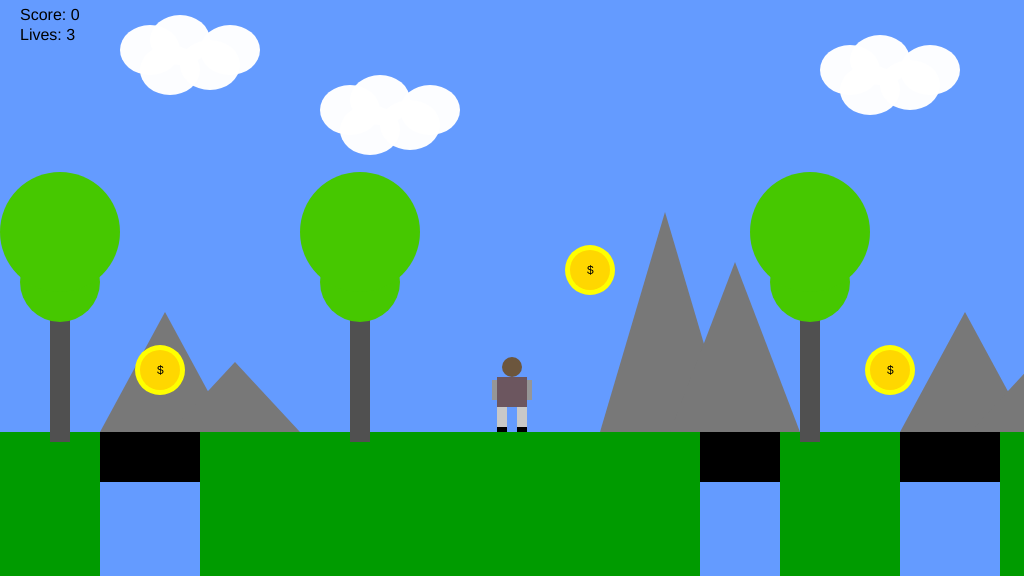
Frame 1 (no input)
Frame 60 (no input): identical to frame 1, image omitted
Frame 120 (the mouse pressed at the canvas centre since frame 60): identical to frame 1, image omitted

The p5.js sketch that drew this single still picture (run headless with seeded random() and noise() and a simulated clock; from frame 60 on, the mouse is pressed at the canvas centre):

// p5.js sketch
// ── sketch.js
/*

The Game Project 5 - Bring it all together

*/

var gameChar_x;
var gameChar_y;
var floorPos_y;
var scrollPos;
var gameChar_world_x;

var isLeft;
var isRight;
var isFalling;
var isPlummeting;

var clouds;
var mountains;
var trees_x;
var canyons;
var collectables;

var game_score;
var flagpole;
var lives;

function setup()
{
	createCanvas(1024, 576);
	floorPos_y = height * 3/4;

	lives = 3;

	startGame()
}


function startGame()
{
	gameChar_x = width/2;
	gameChar_y = floorPos_y;

	// Variable to control the background scrolling.
	scrollPos = 0;

	// Variable to store the real position of the gameChar in the game
	// world. Needed for collision detection.
	gameChar_world_x = gameChar_x - scrollPos;

	// Boolean variables to control the movement of the game character.
	isLeft = false;
	isRight = false;
	isFalling = false;
	isPlummeting = false;

	// Initialise arrays of scenery objects.
	trees_x = [50, 350, 800, 1300, 1850];
	clouds = [
		{x_pos: 150, y_pos: 50, size: 50},
		{x_pos: 350, y_pos: 110, size: 50},
		{x_pos: 850, y_pos: 70, size: 50},
		{x_pos: 1150, y_pos: 110, size: 50},
		{x_pos: 1550, y_pos: 70, size: 50}
	];
	mountains = [
		{x: 100, y: floorPos_y, height: 120, width: 130},
		{x: 600, y: floorPos_y, height: 220, width: 130},
		{x: 900, y: floorPos_y, height: 120, width: 130},
		{x: 1500, y: floorPos_y, height: 220, width: 130}
	];
	canyons = [
		{x_pos: 100, width: 100},
		{x_pos: 700, width: 80},
		{x_pos: 900, width: 100},
		{x_pos: 1200, width: 80},
		{x_pos: 1500, width: 100},
	];
	collectables = [
		{x_pos: 160, y_pos: 370, size: 50, isFound: false},
		{x_pos: 590, y_pos: 270, size: 50, isFound: false},
		{x_pos: 890, y_pos: 370, size: 50, isFound: false},
	];

	game_score = 0;

	flagpole = {isReached: false, x_pos: 1680};
}

function draw()
{
	background(100, 155, 255); // fill the sky blue

	noStroke();
	fill(0,155,0);
	rect(0, floorPos_y, width, height/4); // draw some green ground

	push();
	translate(scrollPos,0);
	drawClouds(); // Draw clouds.
	drawMountains(); // Draw mountains.
	drawTrees(); // Draw trees.

	// Draw canyons.
	for (var i = 0; i < canyons.length; i++)
	{
		drawCanyon(canyons[i]);
		checkCanyon(canyons[i]);
	};

	// Draw collectable items.
	for (var i = 0; i < collectables.length; i++)
	{
		if(collectables[i].isFound == false)
		{
			drawCollectable(collectables[i]);
			checkCollectable(collectables[i]);
		}
	};

	renderFlagpole(); //flagpole

	pop();

	drawGameChar(); // Draw game character.

	//score and lives details
	fill(0);
	noStroke();
	textSize(16);
	text("Score: "+ game_score, 20,20);
	text("Lives: "+ lives, 20,40);

	if(lives < 1)
	{
		fill(0);
		noStroke();
		textSize(30);
		text("Game over. Press space to continue.",width/2-textWidth("Game over. Press space to continue.")/2,height/2);
	}

	if(flagpole.isReached)
	{
		fill(0);
		noStroke();
		textSize(30);
		text("Level complete. Press space to continue.",width/2-textWidth("Level complete. Press space to continue.")/2,height/2);
	}

	// Logic to make the game character move or the background scroll.
	if(isLeft)
	{
		if(gameChar_x > width * 0.2)
		{
			gameChar_x -= 5;
		}
		else
		{
			scrollPos += 5;
		}
	}

	if(isRight)
	{
		if(gameChar_x < width * 0.8)
		{
			gameChar_x  += 5;
		}
		else
		{
			scrollPos -= 5; // negative for moving against the background
		}
	}

	// Logic to make the game character rise and fall.
	//for jumping and falling
	if(floorPos_y > gameChar_y)
	{
		gameChar_y +=2;
		isFalling = true; 
	}
	else
	{
		isFalling = false; 
	}

	if (isPlummeting)
	{
		gameChar_y += 5;
	}

	if (flagpole.isReached == false)
	{
		checkFlagpole()
	}

	checkPlayerDie();

	// Update real position of gameChar for collision detection.
	gameChar_world_x = gameChar_x - scrollPos;
}

// ---------------------
// Key control functions
// ---------------------

function keyPressed(){

	//left arrow press
	if (keyCode == 37 && gameChar_y<=floorPos_y)
	{
		isLeft = true;
	}

	//right arrow press
	else if (keyCode == 39 && gameChar_y<=floorPos_y)
	{
		isRight = true;
	}

	//spacebar pressed
	else if (keyCode == 32 && gameChar_y<=floorPos_y)
	{
		isFalling = true;

		if (isFalling && gameChar_y>=floorPos_y)
		{
			gameChar_y -=100; 
		}
	}
}

function keyReleased()
{

	if (keyCode == 37)
	{
		isLeft = false;
		// console.log('left '+isLeft);
	}
	else if (keyCode == 39)
	{
		isRight = false;
		// console.log('right '+isRight);
	}
	else if (keyCode == 32)
	{
		isFalling = false;
		// console.log('jumping  '+isFalling);
	}

}


// ------------------------------
// Game character render function
// ------------------------------

// Function to draw the game character.

function drawGameChar()
{
	//the game character
	if(isLeft && isFalling)
	{
		// add your jumping-left code
		fill(108, 86, 61);
		ellipse(gameChar_x,gameChar_y-65,15,20)
		fill(108, 86, 95);
		rect(gameChar_x-10,gameChar_y-55,20,30)
		fill(200);
		rect(gameChar_x-5,gameChar_y-25,10,15)
		fill(200);
		rect(gameChar_x-7.5,gameChar_y-25,10,10)
		fill(150);
		rect(gameChar_x-2.5,gameChar_y-52,5,15)
	}
	else if(isRight && isFalling)
	{
		// add your jumping-right code
		fill(108, 86, 61);
		ellipse(gameChar_x,gameChar_y-65,15,20)
		fill(108, 86, 95);
		rect(gameChar_x-10,gameChar_y-55,20,30)
		fill(200);
		rect(gameChar_x-5,gameChar_y-25,10,15)
		fill(200);
		rect(gameChar_x-2.5,gameChar_y-25,10,10)
		fill(150);
		rect(gameChar_x-2.5,gameChar_y-52,5,15)
	}
	else if(isLeft)
	{
		// add your walking left code
		//head
		fill(108, 86, 61);
		ellipse(gameChar_x,gameChar_y-65,15,20)
		//body
		fill(108, 86, 95);
		rect(gameChar_x-10,gameChar_y-55,20,30)
		//leg
		fill(200);
		rect(gameChar_x-5,gameChar_y-25,10,20)
		fill(200);
		rect(gameChar_x-7.5,gameChar_y-25,10,15)
		//shoe
		fill(0);
		rect(gameChar_x-5,gameChar_y-5,10,5)
		fill(0);
		rect(gameChar_x-2.5,gameChar_y-5 ,10,5)
		//hand
		fill(150);
		rect(gameChar_x-2.5,gameChar_y-52,5,20)
	}
	else if(isRight)
	{
		// add your walking right code
		//head
		fill(108, 86, 61);
		ellipse(gameChar_x,gameChar_y-65,15,20)
		//body
		fill(108, 86, 95);
		rect(gameChar_x-10,gameChar_y-55,20,30)
		//leg
		fill(200);
		rect(gameChar_x-5,gameChar_y-25,10,20)
		fill(200);
		rect(gameChar_x-2.5,gameChar_y-25,10,15)
		//shoe
		fill(0);
		rect(gameChar_x-5,gameChar_y-5,10,5)
		fill(0);
		rect(gameChar_x-2.5,gameChar_y-5 ,10,5)
		//hand
		fill(150);
		rect(gameChar_x-2.5,gameChar_y-52,5,20)

	}
	else if(isFalling || isPlummeting)
	{
		// add your jumping facing forwards code
		fill(108, 86, 61);
		ellipse(gameChar_x,gameChar_y-65,20,20)
		fill(108, 86, 95);
		rect(gameChar_x-15,gameChar_y-55,30,30)
		fill(200);
		rect(gameChar_x-15,gameChar_y-25,10,15)
		fill(200);
		rect(gameChar_x+5,gameChar_y-25,10,15)
		fill(150);
		rect(gameChar_x-20,gameChar_y-52,5,15)
		fill(150);
		rect(gameChar_x+15,gameChar_y-52,5,15)

	}
	else
	{
		// add your standing front facing code
		//head
		fill(108, 86, 61);
		ellipse(gameChar_x,gameChar_y-65,20,20)
		//body
		fill(108, 86, 95);
		rect(gameChar_x-15,gameChar_y-55,30,30)
		//leg
		fill(200);
		rect(gameChar_x-15,gameChar_y-25,10,20)
		fill(200);
		rect(gameChar_x+5,gameChar_y-25,10,20)
		//shoe
		fill(0);
		rect(gameChar_x-15,gameChar_y-5,10,5)
		fill(0);
		rect(gameChar_x+5,gameChar_y-5 ,10,5)
		//hand
		fill(150);
		rect(gameChar_x-20,gameChar_y-52,5,20)
		fill(150); 
		rect(gameChar_x+15,gameChar_y-52,5,20)

	}
}

// ---------------------------
// Background render functions
// ---------------------------

// Function to draw cloud objects.
function drawClouds(){
	for (var i = 0; i < clouds.length; i++)
	{
		fill(255,255,255,250)
		ellipse(clouds[i].x_pos,clouds[i].y_pos,clouds[i].size+10,clouds[i].size);
		ellipse(clouds[i].x_pos+30,clouds[i].y_pos-10,clouds[i].size+10,clouds[i].size);
		ellipse(clouds[i].x_pos+80,clouds[i].y_pos,clouds[i].size+10,clouds[i].size);
		ellipse(clouds[i].x_pos+20,clouds[i].y_pos+20,clouds[i].size+10,clouds[i].size);
		ellipse(clouds[i].x_pos+60,clouds[i].y_pos+15,clouds[i].size+10,clouds[i].size);
	}
}

// Function to draw mountains objects.
function drawMountains(){
	for (var i = 0; i < mountains.length; i++)
	{ 
		fill(120);
		triangle(mountains[i].x, mountains[i].y,
			mountains[i].x + mountains[i].width, mountains[i].y,
			mountains[i].x + (mountains[i].width / 2), mountains[i].y - mountains[i].height);
		triangle(mountains[i].x+70, mountains[i].y,
			mountains[i].x + mountains[i].width+70, mountains[i].y,
			mountains[i].x + (mountains[i].width / 2)+70, mountains[i].y - mountains[i].height+50);
	}
}

// Function to draw trees objects.
function drawTrees(){
	for (var i = 0; i < trees_x.length; i++)
	{
		fill(80);
		rect(trees_x[i],floorPos_y-150,20,160);
		fill(70,200,0);
		ellipse(trees_x[i]+10,floorPos_y-150,80,80);
		fill(70,200,0);
		ellipse(trees_x[i]+10,floorPos_y-200,120,120);
	}
}


// ---------------------------------
// Canyon render and check functions
// ---------------------------------

// Function to draw canyon objects.

function drawCanyon(t_canyon)
{
	fill(0);
	rect(t_canyon.x_pos,floorPos_y,t_canyon.width,144);
	fill(100, 155, 255);
	rect(t_canyon.x_pos,floorPos_y+50,t_canyon.width,144);

}

// Function to check character is over a canyon.

function checkCanyon(t_canyon)
{
	if (gameChar_world_x > t_canyon.x_pos && gameChar_world_x < t_canyon.x_pos+t_canyon.width && gameChar_y >= floorPos_y)
	{
		isPlummeting = true;
	}
}

// ----------------------------------
// Collectable items render and check functions
// ----------------------------------

// Function to draw collectable objects.

function drawCollectable(t_collectable)
{
	fill(255, 255, 0);
	ellipse(t_collectable.x_pos,t_collectable.y_pos,t_collectable.size);
	fill(255, 215, 0);
	ellipse(t_collectable.x_pos,t_collectable.y_pos,t_collectable.size-10);
	fill(0);
	textSize(12);
	text('$',t_collectable.x_pos-3,t_collectable.y_pos+4);
}

// Function to check character has collected an item.

function checkCollectable(t_collectable)
{
	//disappear the collectable
	if (dist(gameChar_world_x, gameChar_y, t_collectable.x_pos, t_collectable.y_pos) < t_collectable.size+20)
	{
		t_collectable.isFound = true;
		game_score +=1; 
	}
}

function renderFlagpole()
{
	push()
	strokeWeight(5);
	stroke(180);
	line(flagpole.x_pos, floorPos_y, flagpole.x_pos, floorPos_y - 250);
	noStroke()
	fill(255, 0, 255);

	if(flagpole.isReached)
	{
		rect(flagpole.x_pos, floorPos_y - 250, 50, 50);
	}
	else
	{
		rect(flagpole.x_pos, floorPos_y - 50, 50, 50);
	}
	
	pop()
}

function checkFlagpole()
{
	var d = abs(gameChar_world_x - flagpole.x_pos);
	if(d < 15)
	{
		flagpole.isReached = true;
	}
}

function checkPlayerDie()
{
	if(gameChar_y > floorPos_y)
	{
		lives -= 1;
		startGame()
	}
}
